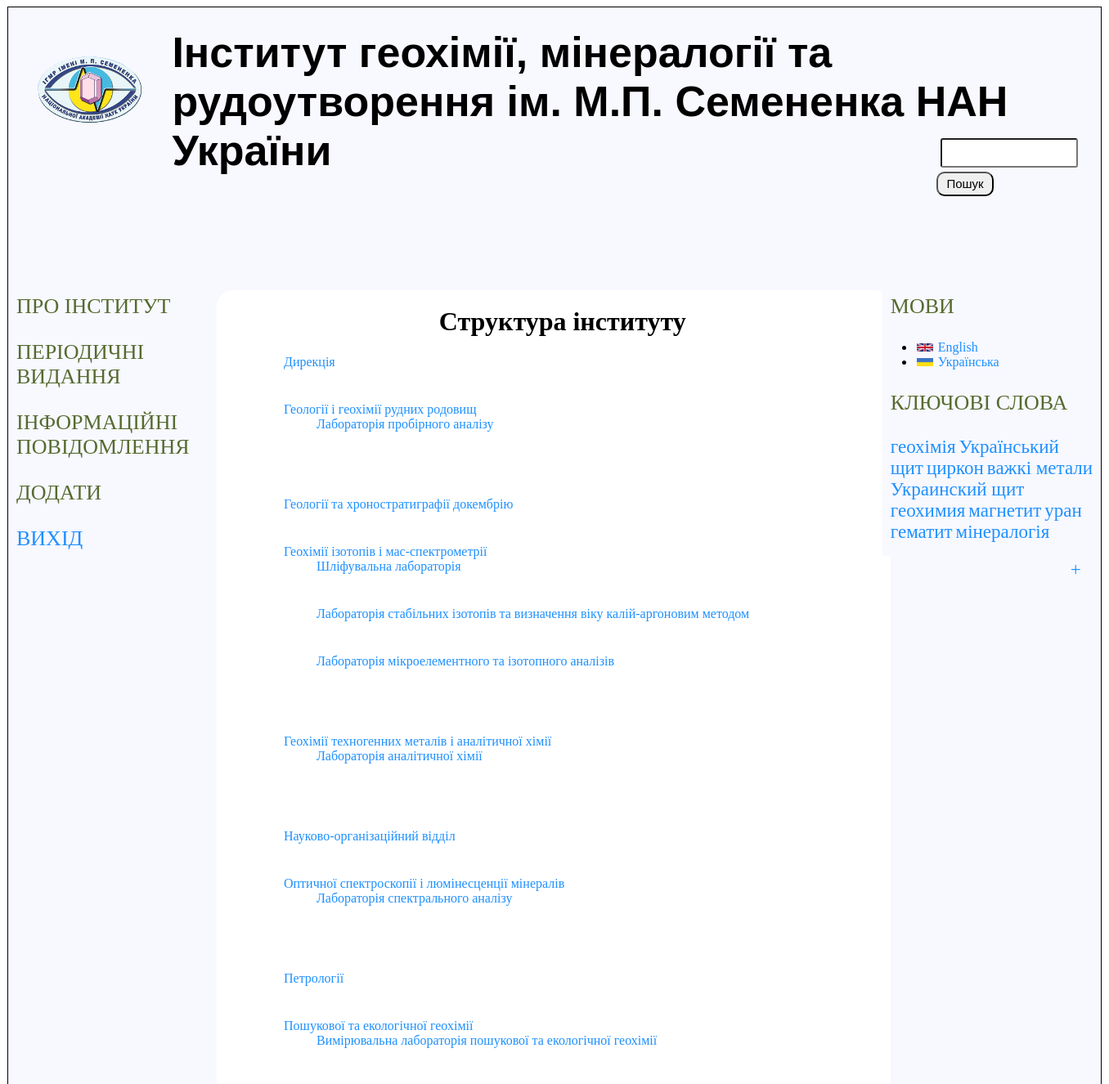
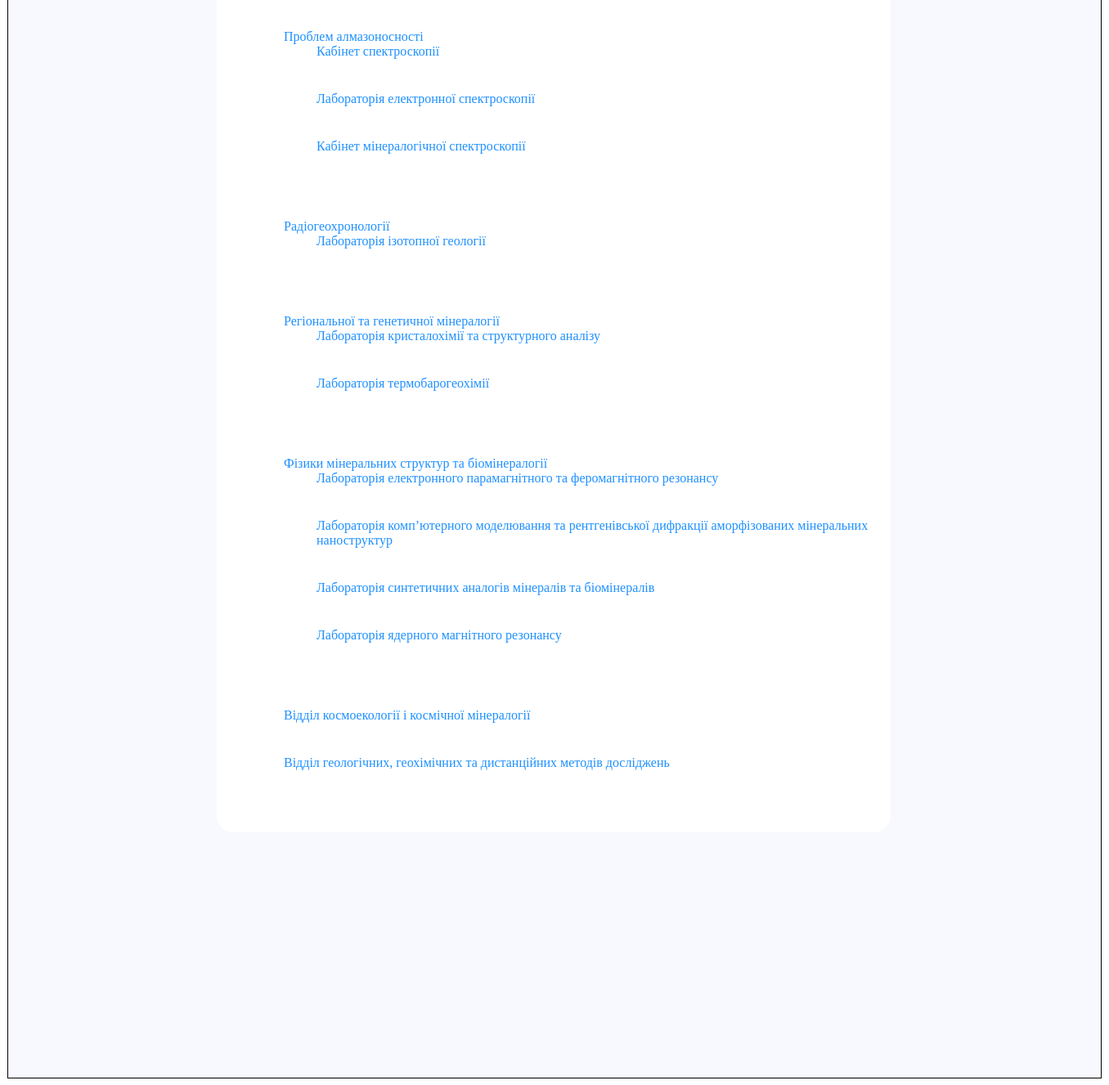
/admin/structure.php, run on the app's committed database (2 pictures, top to bottom).
### tables this page shows
CREATE TABLE `keywords` (
  `word_id` int(11) NOT NULL,
  `keyword` varchar(255) NOT NULL
);

CREATE TABLE `categories` (
  `id` tinyint(3) NOT NULL,
  `name` varchar(255) NOT NULL,
  `parent_id` tinyint(4) NOT NULL DEFAULT '0',
  `main` longtext NOT NULL,
  `p_a` varchar(255) NOT NULL
);

### admin/structure.php (the view, shortened to what this page needs)
<!DOCTYPE html>
<html>
<head>
	<link rel="stylesheet" type="text/css" href="css/style.css">
</head>
<body>
	<div id="block-body">
	<header id="head">
		<div id="block-header">
			<?php
				include("include/block-header.php");
			?>
		</div>
	</header>
	<div id="block-left">
		<?php
			include("include/block-left.php");
		?>
	</div>
	<div id="block-right">
		<?php
			include("include/block-right.php");
		?>
	</div>
	<div id="block-content">
		<h1>Структура інституту</h1>
		<?php
$result=mysql_query("SELECT * FROM  categories");
if   (mysql_num_rows($result) > 0){
    $cats = array();
    while($cat =  mysql_fetch_assoc($result)){
        $cats_ID[$cat['id']][] = $cat;
        $cats[$cat['parent_id']][$cat['id']] =  $cat;
    }
}
function build_tree($cats,$parent_id,$only_parent = false){
    if(is_array($cats) and isset($cats[$parent_id])){
        $tree = '<ul class="categoria">';
        if($only_parent==false){
            foreach($cats[$parent_id] as $cat){
                $tree .= '<li><a href="view_section.php?id='.$cat["id"].'">'.$cat['name'];
                $tree .=  build_tree($cats,$cat['id']);
                $tree .= '</a></li><br>';
            }
        }elseif(is_numeric($only_parent)){
            $cat = $cats[$parent_id][$only_parent];
            $tree .= '<li>'.$cat['name'].' #'.$cat['id'];
            $tree .=  build_tree($cats,$cat['id']);
            $tree .= '</li><br>';
        }
        $tree .= '</ul>';
    }
    else return null;
    return $tree;
}
function find_parent ($tmp, $cur_id){
    return (int)$tmp[$cur_id][0]['id'];
}
echo build_tree($cats,0,find_parent($cats_ID,ВАШ_ID_КАТЕГОРИИ));
?>
	</div>
	<footer id="foot">
	</footer>
	</div>
</body>
</html>

### admin/include/block-right.php (shortened to what this page needs)
<link rel="stylesheet" type="text/css" href="css/style.css">
<link rel="stylesheet" type="text/css" href="css/reset.css">
<p class="zaglavie">МОВИ</p>
<ul class="listik">
	<li><img src="img/uk.gif" class="lang"><a href="">English</a></li>
	<li><img src="img/ua.gif" class="lang"><a href="">Українська</a></li>
</ul>
<p class="zaglavie">КЛЮЧОВІ СЛОВА</p>
<p class="words">
    <?php
	$result=mysql_query("SELECT * FROM  keywords LIMIT 10");
        if (mysql_num_rows($result) > 0)
        {
            $row = mysql_fetch_array($result);
                do
                {
                    echo
                    '
                        <a href="view_keywords.php?keyword='.$row["keyword"].'">'.$row["keyword"].'</a>
                    ';
                }
            while ($row = mysql_fetch_array($result));
        }
    ?>
    <br>
        <a id="right" href="keywords.php">+</a>
</p>

### admin/css/style.css (style rules this page uses)
#block-body { background-color: #F8F8FF; width: 83.5em; margin: 0 auto; border: 1px solid; }
#head { width: 83.5em; height: 300px; }
#block-header { min-width: 83.5em; height: 250px; }
#block-left { width: 20%; height: auto; float: left; }
p.zaglavie { color: #556B2F; font-weight: normal; font-size: 26px; font-family: 'Georgia'; margin-left: 10px; }
#block-content { width: 57%; height: auto; margin-left: 255px; background-color: white; border-radius: 20px; padding-bottom: 20px; padding-left: 42px; padding-right: 20px; margin-bottom: 50px; }
#block-content h1 { text-align: center; padding-top: 20px; }
#block-right { width: 20%; height: auto; float: right; background-color: #F8F8FF; }
.words { margin-left: 10px; width: 250px; }
.words a { text-decoration: none; color: #1E90FF; font-size: 23px; }
#foot { width: 83.5em; height: 250px; clear: both; background-color: #F8F8FF; }
.lang { margin-left: 2px; }
.listik img { width: 20px; height: 10px; margin-right: 6px; }
#block-content ul li { display: inline-block; margin-bottom: 40px; }
#right { position: absolute; margin-left: 220px; margin-top: 20px; }

### data on the page
keywords: keyword "геохімія"
keywords: keyword "Український щит"
keywords: keyword "циркон"
keywords: keyword "важкі метали"
keywords: keyword "Украинский щит"
keywords: keyword "геохимия"
keywords: keyword "магнетит"
keywords: keyword "уран"
keywords: keyword "гематит"
keywords: keyword "мінералогія"
categories: name "Дирекція"
categories: name "Геології і геохімії рудних родовищ"
categories: name "Лабораторія пробірного аналізу"
categories: name "Геології та хроностратиграфії докембрію"
categories: name "Геохімії ізотопів і мас-спектрометрії"
categories: name "Шліфувальна лабораторія"
categories: name "Лабораторія стабільних ізотопів та визначення віку калій-аргоновим методом"
categories: name "Лабораторія мікроелементного та ізотопного аналізів"
categories: name "Геохімії техногенних металів і аналітичної хімії"
categories: name "Лабораторія аналітичної хімії"
categories: name "Науково-організаційний відділ"
categories: name "Оптичної спектроскопії і люмінесценції мінералів"
categories: name "Лабораторія спектрального аналізу"
categories: name "Петрології"
categories: name "Пошукової та екологічної геохімії"
categories: name "Вимірювальна лабораторія пошукової та екологічної геохімії"
categories: name "Проблем алмазоносності"
categories: name "Кабінет спектроскопії"
categories: name "Лабораторія електронної спектроскопії"
categories: name "Кабінет мінералогічної спектроскопії"
categories: name "Радіогеохронології"
categories: name "Лабораторія ізотопної геології"
categories: name "Регіональної та генетичної мінералогії"
categories: name "Лабораторія кристалохімії та структурного аналізу"
categories: name "Лабораторія термобарогеохімії"
categories: name "Фізики мінеральних структур та біомінералогії"
categories: name "Лабораторія електронного парамагнітного та феромагнітного резонансу"
categories: name "Лабораторія комп’ютерного моделювання та рентгенівської дифракції аморфізованих мінеральних наноструктур"
categories: name "Лабораторія синтетичних аналогів мінералів та біомінералів"
categories: name "Лабораторія ядерного магнітного резонансу"
categories: name "Відділ космоекології і космічної мінералогії"
categories: name "Відділ геологічних, геохімічних та дистанційних методів досліджень"
